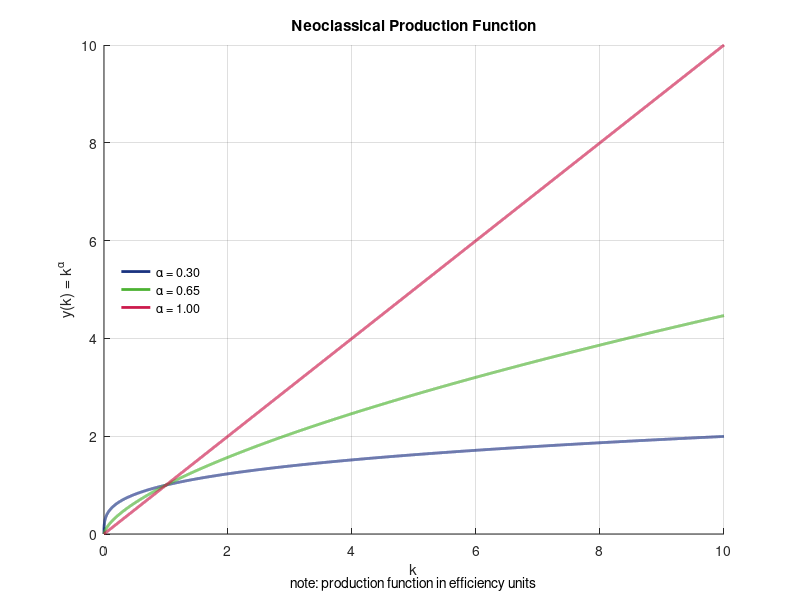

This chart was generated by the following MATLAB code:
% Advanced Macroeconomics Winter Term 2024/25
% Tutorial 2 - Problem 1
% First Version: 18-10-2024
% Updated: 18-10-2025
% Author: Alexandra Gutsch

clear all; % clear workspace
close all; % close open plots

% decide about saving plots
SavePlot = 0; % =0 if you don't want to save plots

% define vector with values of capital intensity
kVec = 0:0.001:10; % values from 0 to 10 in 0.001 steps, the smaller the steps, the smoother the line, but the slower the code/ the more iterations

% values of alpha
alphaVec = [0.3, 0.65, 1];

% create empty vector for saving later utility for different values of c 
yVec = []; 

% write for loop
for i = 1:length(alphaVec)
  alpha = alphaVec(i);
    for k = kVec % do following operations for all values of k
      y = k^alpha; % calculate production for each value of capital 
      yVec = [yVec, y]; % write values of y for all k into vector
    end
end

% load results for diferent alphas into vectors
yVec_alpha1 = yVec(1:length(kVec));
yVec_alpha2 = yVec(length(kVec)+1:2*length(kVec));
yVec_alpha3 = yVec(2*length(kVec)+1:3*length(kVec));

% plot production function

myColor1 = [0.1 0.2 0.5]; % blue
myColor2 = [0.3 0.7 0.2]; % green
myColor3 = [0.8 0.1 0.3]; % red
          
hf=figure(); % create object for figure

hold on; % write into one coordinate system
plot(kVec, yVec_alpha1,'color', myColor1,'Linewidth', 2);
plot(kVec, yVec_alpha2,'color', myColor2,'Linewidth', 2);
plot(kVec, yVec_alpha3,'color', myColor3,'Linewidth', 2);
hold off;
%plot(cVec,muVec,'color','r','LineWidth',3);
xlabel('k', 'FontSize', 11); % (change fontsize)
ylabel('y(k) = k^\alpha', 'FontSize', 11);
ylim([0, 10]); % comment this command out and see what happens
title('Neoclassical Production Function', 'FontSize', 11);
legend({'\alpha = 0.30', '\alpha = 0.65', '\alpha = 1.00'},'location', 'west', 'orientation', 'vertical'); % add legend, adjust location and orientation, can use latex code for greek letters
legend boxoff; % (remove box from legend)
grid on;

% add subtitle
text(mean(xlim), min(ylim) - 0.1*range(ylim), ...
     'note: production function in efficiency units', ...
     'HorizontalAlignment', 'center');

if SavePlot
  print(hf, '-dpng', 'production.png');
end

